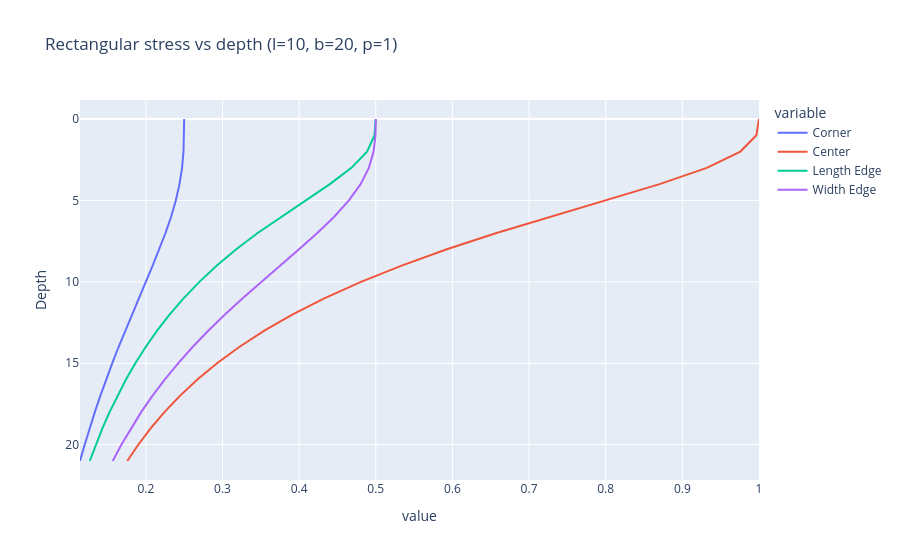

Write notebook code for a chart like this one.
### Code cell
# Now let's plot the pressure under a corner
stress_values = [corner_stress,
                 center_stress,
                 length_edge_stress,
                 width_edge_stress]
names = ["Corner", "Center", "Length Edge", "Width Edge"]

test = False
if test:
    stress_values.append(corner_test_stress)
    names.append("Corner Test")

# for stress in stress_values:
#     print("\n--------")
#     print(stress)
#     print("--------")

fig = px.line(
    x=stress_values,
    y=z_values,
    labels={'x': 'Vertical stress', 'y': 'Depth'},
    title='Rectangular stress vs depth (l=10, b=20, p=1)'
)
fig.update_yaxes(autorange="reversed")

for i, name in enumerate(names):
    fig.data[i].name = name

fig.show()

### Figure 1 — Plotly figure (JSON) as saved in the notebook; plotly's stock layout.template omitted (floating-point values rounded to 4 significant figures)
{"data": [{"hovertemplate": "variable=wide_variable_0<br>value=%{x}<br>Depth=%{y}<extra></extra>", "legendgroup": "wide_variable_0", "line": {"color": "#636efa", "dash": "solid"}, "marker": {"symbol": "circle"}, "mode": "lines", "name": "Corner", "orientation": "v", "showlegend": true, "type": "scatter", "x": [0.25, 0.2499, 0.2491, 0.2472, 0.2439, 0.2391, 0.233, 0.2257, 0.2176, 0.2089, 0.1999, 0.1909, 0.1818, 0.173, 0.1644, 0.1561, 0.1482, 0.1406, 0.1334, 0.1266, 0.1202, 0.1141], "xaxis": "x", "y": [0.0, 1.0, 2.0, 3.0, 4.0, 5.0, 6.0, 7.0, 8.0, 9.0, 10.0, 11.0, 12.0, 13.0, 14.0, 15.0, 16.0, 17.0, 18.0, 19.0, 20.0, 21.0], "yaxis": "y"}, {"hovertemplate": "variable=wide_variable_1<br>value=%{x}<br>Depth=%{y}<extra></extra>", "legendgroup": "wide_variable_1", "line": {"color": "#EF553B", "dash": "solid"}, "marker": {"symbol": "circle"}, "mode": "lines", "name": "Center", "orientation": "v", "showlegend": true, "type": "scatter", "x": [1.0, 0.9966, 0.9757, 0.9318, 0.8703, 0.7998, 0.7274, 0.6576, 0.5927, 0.5337, 0.4807, 0.4335, 0.3916, 0.3546, 0.3218, 0.2929, 0.2672, 0.2445, 0.2242, 0.2062, 0.1901, 0.1757], "xaxis": "x", "y": [0.0, 1.0, 2.0, 3.0, 4.0, 5.0, 6.0, 7.0, 8.0, 9.0, 10.0, 11.0, 12.0, 13.0, 14.0, 15.0, 16.0, 17.0, 18.0, 19.0, 20.0, 21.0], "yaxis": "y"}, {"hovertemplate": "variable=wide_variable_2<br>value=%{x}<br>Depth=%{y}<extra></extra>", "legendgroup": "wide_variable_2", "line": {"color": "#00cc96", "dash": "solid"}, "marker": {"symbol": "circle"}, "mode": "lines", "name": "Length Edge", "orientation": "v", "showlegend": true, "type": "scatter", "x": [0.5, 0.4984, 0.4886, 0.4682, 0.4401, 0.4083, 0.3763, 0.3459, 0.318, 0.2927, 0.2699, 0.2495, 0.2312, 0.2147, 0.1998, 0.1863, 0.174, 0.1629, 0.1527, 0.1433, 0.1347, 0.1268], "xaxis": "x", "y": [0.0, 1.0, 2.0, 3.0, 4.0, 5.0, 6.0, 7.0, 8.0, 9.0, 10.0, 11.0, 12.0, 13.0, 14.0, 15.0, 16.0, 17.0, 18.0, 19.0, 20.0, 21.0], "yaxis": "y"}, {"hovertemplate": "variable=wide_variable_3<br>value=%{x}<br>Depth=%{y}<extra></extra>", "legendgroup": "wide_variable_3", "line": {"color": "#ab63fa", "dash": "solid"}, "marker": {"symbol": "circle"}, "mode": "lines", "name": "Width Edge", "orientation": "v", "showlegend": true, "type": "scatter", "x": [0.5, 0.4996, 0.4971, 0.4909, 0.4802, 0.4649, 0.4458, 0.4237, 0.3999, 0.3752, 0.3504, 0.3263, 0.3032, 0.2814, 0.261, 0.2421, 0.2246, 0.2086, 0.1939, 0.1804, 0.1681, 0.1568], "xaxis": "x", "y": [0.0, 1.0, 2.0, 3.0, 4.0, 5.0, 6.0, 7.0, 8.0, 9.0, 10.0, 11.0, 12.0, 13.0, 14.0, 15.0, 16.0, 17.0, 18.0, 19.0, 20.0, 21.0], "yaxis": "y"}], "layout": {"legend": {"title": {"text": "variable"}, "tracegroupgap": 0}, "title": {"text": "Rectangular stress vs depth (l=10, b=20, p=1)"}, "xaxis": {"anchor": "y", "domain": [0.0, 1.0], "title": {"text": "value"}}, "yaxis": {"anchor": "x", "autorange": "reversed", "domain": [0.0, 1.0], "title": {"text": "Depth"}}}}
